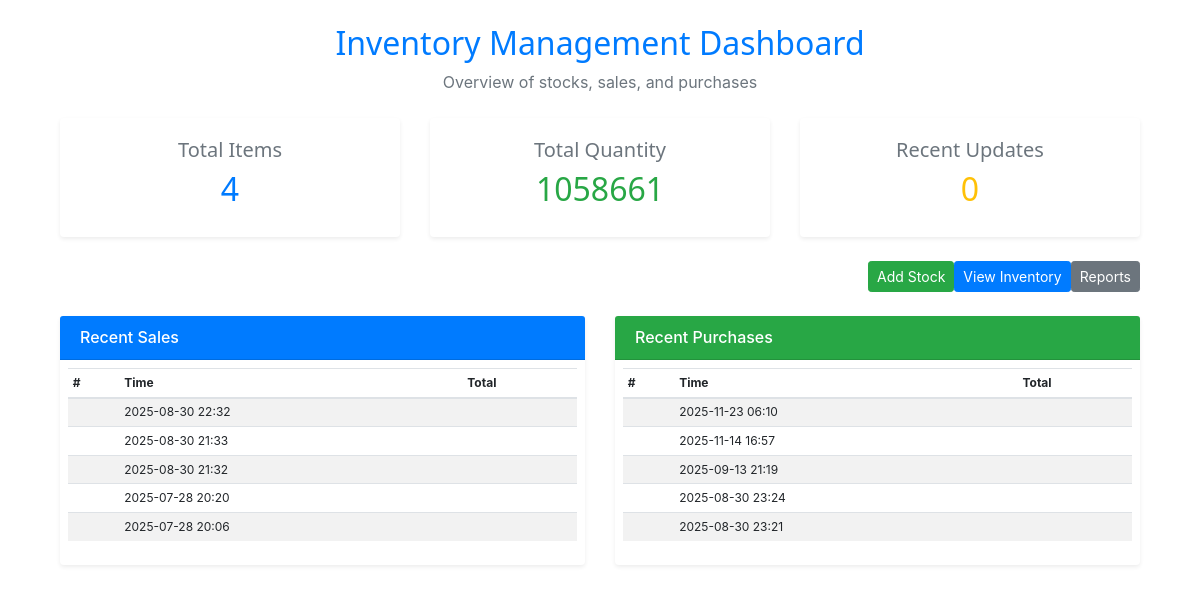
The page /inventory/dashboard/ on the database its author committed.
### transactions/models.py (models this page shows, shortened)
class SaleBill(models.Model):
    billno = models.AutoField(primary_key=True)
    time = models.DateTimeField(auto_now=True)
    name = models.CharField(max_length=150)
    phone = models.CharField(max_length=12)
    address = models.CharField(max_length=200)
    email = models.EmailField(max_length=254)
    gstin = models.CharField(max_length=15)

class PurchaseBill(models.Model):
    billno = models.AutoField(primary_key=True)
    time = models.DateTimeField(auto_now=True)
    supplier = models.ForeignKey(Supplier, on_delete = models.CASCADE, related_name='purchasesupplier')

### inventory/views.py (the view)
# urls.py: path('dashboard/', views.inventory_dashboard, name='inventory_dashboard'),
def inventory_dashboard(request):
    total_items = Stock.objects.filter(is_deleted=False).count()
    total_qty = Stock.objects.filter(is_deleted=False).aggregate(total=Sum('quantity'))['total'] or 0
    recent_sales = SaleBill.objects.order_by('-time')[:5]
    recent_purchases = PurchaseBill.objects.order_by('-time')[:5]
    context = {
        'total_items': total_items,
        'total_qty': total_qty,
        'recent_sales': recent_sales,
        'recent_purchases': recent_purchases,
    }
    return render(request, "dashboard.html", context)

### inventory/templates/dashboard.html (shortened to what this page needs)
{% extends "base.html" %}
{% block content %}
<div class="container my-4">
    <div class="text-center mb-4">
        <h2 class="fw-bold text-primary">Inventory Management Dashboard</h2>
        <p class="text-muted">Overview of stocks, sales, and purchases</p>
    </div>
    <div class="row g-3 mb-4">
        <div class="col-md-4">
            <div class="card shadow-sm border-0 text-center">
                <div class="card-body">
                    <h5 class="text-muted">Total Items</h5>
                    <h2 class="fw-bold text-primary">{{ total_items|default:"0" }}</h2>
                </div>
            </div>
        </div>
        <div class="col-md-4">
            <div class="card shadow-sm border-0 text-center">
                <div class="card-body">
                    <h5 class="text-muted">Total Quantity</h5>
                    <h2 class="fw-bold text-success">{{ total_qty|default:"0" }}</h2>
                </div>
            </div>
        </div>
        <div class="col-md-4">
            <div class="card shadow-sm border-0 text-center">
                <div class="card-body">
                    <h5 class="text-muted">Recent Updates</h5>
                    <h2 class="fw-bold text-warning">{{ recent_sales|length|add:recent_purchases|length }}</h2>
                </div>
            </div>
        </div>
    </div>
    <div class="d-flex justify-content-end mb-4 gap-2">
        <a href="{% url 'add_stock' %}" class="btn btn-success btn-sm">
             Add Stock
        </a>
        <a href="{% url 'inventory' %}" class="btn btn-primary btn-sm">
             View Inventory
        </a>
        <a href="{% url 'inventory_report' %}" class="btn btn-secondary btn-sm">
             Reports
        </a>
    </div>
    <div class="row g-3">
        <div class="col-md-6">
            <div class="card shadow-sm border-0">
                <div class="card-header bg-primary text-white">
                    <h6 class="mb-0">Recent Sales</h6>
                </div>
                <div class="card-body p-2">
                    <table class="table table-sm table-striped">
                        <thead>
                            <tr>
                                <th>#</th>
                                <th>Time</th>
                                <th>Total</th>
                            </tr>
                        </thead>
                        <tbody>
                            {% for sale in recent_sales %}
                                <tr>
                                    <td>{{ sale.id }}</td>
                                    <td>{{ sale.time|date:"Y-m-d H:i" }}</td>
                                    <td>{{ sale.grand_total|floatformat:2 }}</td>
                                </tr>
                            {% empty %}
                                <tr>
                                    <td colspan="3" class="text-center text-muted">No recent sales</td>
                                </tr>
                            {% endfor %}
                        </tbody>
                    </table>
                </div>
            </div>
        </div>
        <div class="col-md-6">
            <div class="card shadow-sm border-0">
                <div class="card-header bg-success text-white">
                    <h6 class="mb-0">Recent Purchases</h6>
                </div>
                <div class="card-body p-2">
                    <table class="table table-sm table-striped">
                        <thead>
                            <tr>
                                <th>#</th>
                                <th>Time</th>
                                <th>Total</th>
                            </tr>
                        </thead>
                        <tbody>
                            {% for purchase in recent_purchases %}
                                <tr>
                                    <td>{{ purchase.id }}</td>
                                    <td>{{ purchase.time|date:"Y-m-d H:i" }}</td>
                                    <td>{{ purchase.grand_total|floatformat:2 }}</td>
                                </tr>
                            {% empty %}
                                <tr>
                                    <td colspan="3" class="text-center text-muted">No recent purchases</td>
                                </tr>
                            {% endfor %}
                        </tbody>
                    </table>
                </div>
            </div>
        </div>
    </div>
</div>
{% endblock %}

### homepage/static/css/main.css (style rules this page uses)
body, html { height: 100%; }
p { color: rgb(49, 49, 49); }
a { color: #55b159; }
h1, h2, h3, h4, h5, h6 { color: #ffffff; }

### inventory/templates/dashboard.html (style rules this page uses)
h2, h5 { font-family: 'Segoe UI', Tahoma, sans-serif; }
.card-header { font-size: 14px; font-weight: bold; }
table td, table th { font-size: 12px; }

### rows shown on the page
SaleBill: time "2025-08-30 22:32"
SaleBill: time "2025-08-30 21:33"
SaleBill: time "2025-08-30 21:32"
SaleBill: time "2025-07-28 20:20"
SaleBill: time "2025-07-28 20:06"
PurchaseBill: time "2025-11-23 06:10"
PurchaseBill: time "2025-11-14 16:57"
PurchaseBill: time "2025-09-13 21:19"
PurchaseBill: time "2025-08-30 23:24"
PurchaseBill: time "2025-08-30 23:21"

### other values the page prints
{{ total_items|default:"0" }} "4"
{{ total_qty|default:"0" }} "1058661"
{{ recent_sales|length|add:recent_purchases|length }} "0"
